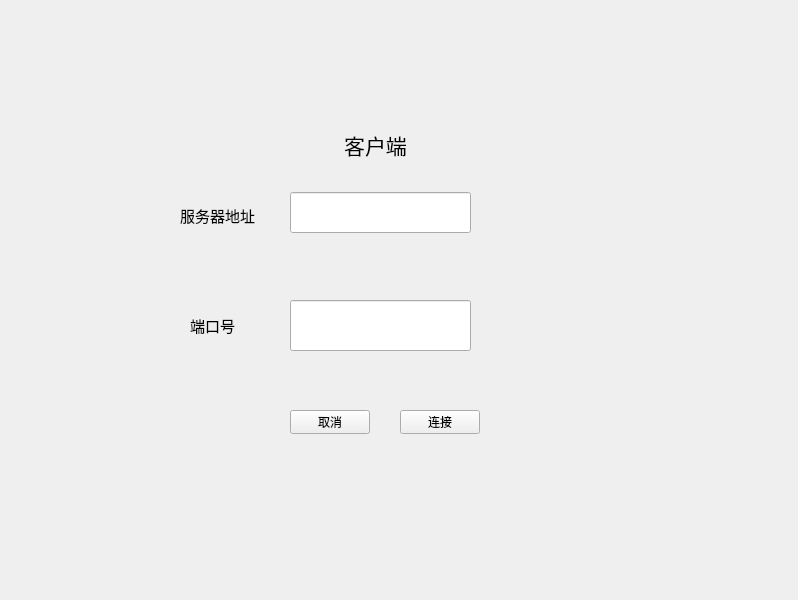
<?xml version="1.0" encoding="UTF-8"?>
<ui version="4.0">
 <class>Widget</class>
 <widget class="QWidget" name="Widget">
  <property name="geometry">
   <rect>
    <x>0</x>
    <y>0</y>
    <width>798</width>
    <height>600</height>
   </rect>
  </property>
  <property name="windowTitle">
   <string>Widget</string>
  </property>
  <widget class="QLabel" name="label">
   <property name="geometry">
    <rect>
     <x>290</x>
     <y>115</y>
     <width>171</width>
     <height>61</height>
    </rect>
   </property>
   <property name="text">
    <string>&lt;html&gt;&lt;head/&gt;&lt;body&gt;&lt;p&gt;&lt;span style=&quot; font-size:16pt;&quot;&gt;客户端&lt;/span&gt;&lt;/p&gt;&lt;/body&gt;&lt;/html&gt;</string>
   </property>
   <property name="alignment">
    <set>Qt::AlignCenter</set>
   </property>
  </widget>
  <widget class="QLineEdit" name="ipedit">
   <property name="geometry">
    <rect>
     <x>290</x>
     <y>192</y>
     <width>181</width>
     <height>41</height>
    </rect>
   </property>
  </widget>
  <widget class="QLineEdit" name="portedit">
   <property name="geometry">
    <rect>
     <x>290</x>
     <y>300</y>
     <width>181</width>
     <height>51</height>
    </rect>
   </property>
  </widget>
  <widget class="QLabel" name="label_2">
   <property name="geometry">
    <rect>
     <x>180</x>
     <y>190</y>
     <width>81</width>
     <height>51</height>
    </rect>
   </property>
   <property name="text">
    <string>&lt;html&gt;&lt;head/&gt;&lt;body&gt;&lt;p&gt;&lt;span style=&quot; font-size:11pt;&quot;&gt;服务器地址&lt;/span&gt;&lt;/p&gt;&lt;/body&gt;&lt;/html&gt;</string>
   </property>
  </widget>
  <widget class="QLabel" name="label_3">
   <property name="geometry">
    <rect>
     <x>190</x>
     <y>310</y>
     <width>91</width>
     <height>31</height>
    </rect>
   </property>
   <property name="text">
    <string>&lt;html&gt;&lt;head/&gt;&lt;body&gt;&lt;p&gt;&lt;span style=&quot; font-size:11pt;&quot;&gt;端口号&lt;/span&gt;&lt;/p&gt;&lt;/body&gt;&lt;/html&gt;</string>
   </property>
  </widget>
  <widget class="QPushButton" name="cancelButton">
   <property name="geometry">
    <rect>
     <x>290</x>
     <y>410</y>
     <width>80</width>
     <height>24</height>
    </rect>
   </property>
   <property name="text">
    <string>取消</string>
   </property>
  </widget>
  <widget class="QPushButton" name="connectButton">
   <property name="geometry">
    <rect>
     <x>400</x>
     <y>410</y>
     <width>80</width>
     <height>24</height>
    </rect>
   </property>
   <property name="text">
    <string>连接</string>
   </property>
  </widget>
 </widget>
 <resources/>
 <connections/>
</ui>
